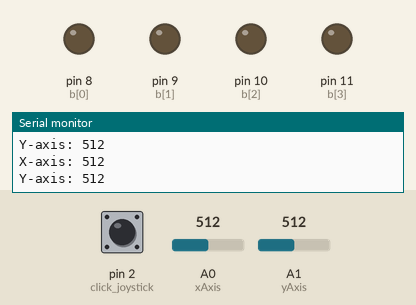
Simulated run of this sketch. Board: Arduino Uno, built with avr-gcc and run on an emulated ATmega328P. Shown: output pins drawn as LEDs (lit = HIGH), the last lines printed to the serial monitor. Inputs (shaded band) come from the test bench; at power-on: A0 (xAxis) = 512, A1 (yAxis) = 512, pin 2 (click_joystick) HIGH.

Above: at 1.2 s.
1.3 s: A0 (xAxis) set to 492
At 2.5 s:
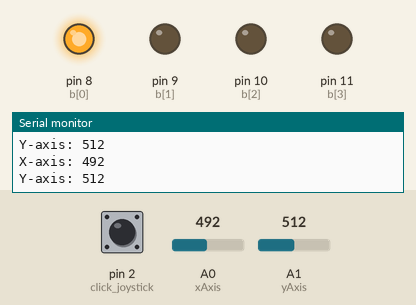
3.0 s: A1 (yAxis) set to 492
At 4.2 s:
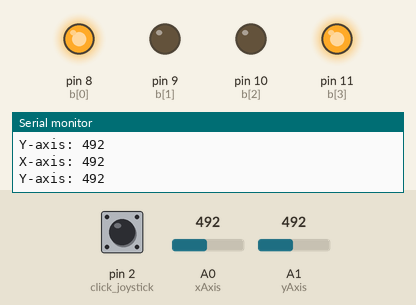
5.0 s: pin 2 (click_joystick) pulled LOW for 1 s
At 7.7 s:
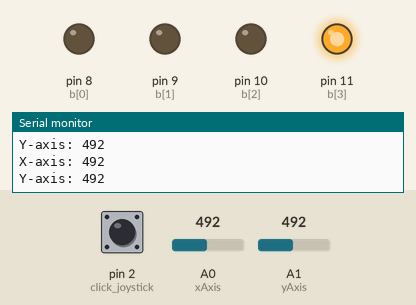
8.0 s: A1 (yAxis) set to 610
At 9.5 s:
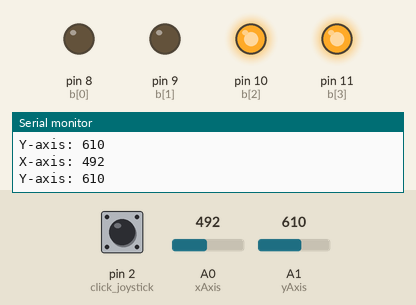
10.0 s: pin 2 (click_joystick) pulled LOW for 3.2 s
At 14.7 s:
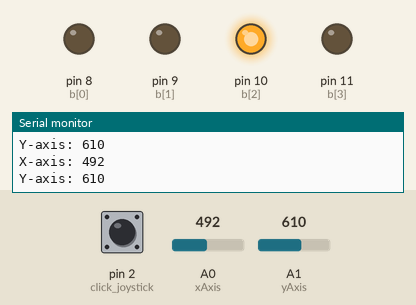
15.0 s: A1 (yAxis) set to 587
At 16.5 s:
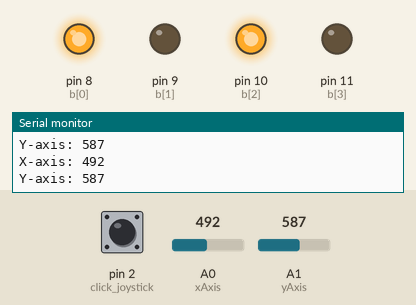
Timing chart, 0 to 18.0 s (numbered marks = the images above; inputs shaded):
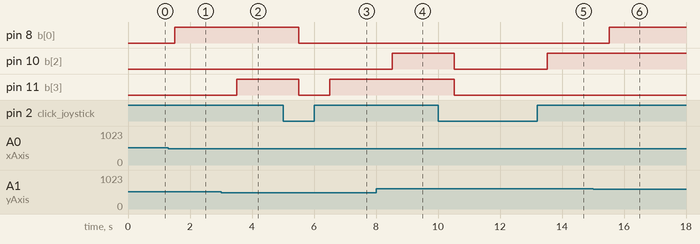

Measured:
- the behaviour switches between 500 and 499 on A0 (xAxis) (found by bisection; images 0 and 1)
- the behaviour switches between 500 and 499 on A1 (yAxis) (found by bisection; images 1 and 2)
- the behaviour switches between 601 and 600 on A1 (yAxis) (found by bisection; images 5 and 6)
- after the input at 1.3 s, pin 8 (b[0]): LOW → HIGH after 0.20 s
- after the input at 3.0 s, pin 11 (b[3]): LOW → HIGH after 0.51 s
- after the input at 5.0 s, pin 8 (b[0]): HIGH → LOW after 0.51 s; pin 11 (b[3]): HIGH → LOW after 0.51 s, → HIGH 1.0 s later
- after the input at 8.0 s, pin 10 (b[2]): LOW → HIGH after 0.52 s
- after the input at 10.0 s, pin 10 (b[2]): HIGH → LOW after 0.52 s, → HIGH 3.0 s later; pin 11 (b[3]): HIGH → LOW after 0.52 s
- after the input at 15.0 s, pin 8 (b[0]): LOW → HIGH after 0.53 s

The sketch:

cho102_lab5_part2.ino
```cpp
/*        Your Name & E-mail: Cindy Ho cho102@ucr.edu
*          Discussion Section: 23
*         Assignment: Lab #5  Exercise #2
*         Exercise Description: LED Joystick
*         I acknowledge all content contained herein, excluding template or example code, is my own original work.
*
*         Demo Link:
*/

enum States{INIT, UP, DOWN, LEFT, RIGHT, CLICK} SM1_state;
int period = 500;


// Array of Output Pin variables, set to the pins being used
const int b_size = 4;
const int b[b_size] = {8, 9, 10, 11};
const int xAxis = A0; // Recall that A0 is really a number under the hood.
const int yAxis = A1;
const int light_pattern_size = 5;
const char light_pattern[light_pattern_size] = {0x00, 0x01, 0x02, 0x04, 0x08};

const char sound_pattern_size = 2;
const double sound_pattern[sound_pattern_size] = {261.63, 293.66}; // C4, D4

const int buzzer = 3;
const int click_joystick = 2;

const int xAxis_median = 508; // Adjust this if needed
const int yAxis_median = 508;

// Reset the Output Buffer.
void resetBuffer() {
    for(int i = 0; i < b_size; i++) {
        // Note this is an arduino function call to the pins
        digitalWrite(b[i], LOW);
    }
}
// Writes to the buffer. Note this function ORs the current value with the new value
// Note that size is an optional argument with default size the same as the buffer
void writeBuffer(unsigned char b_temp, int size = b_size)
{
    for (int i = (size - 1); i >= 0; i--) {
        if ((b_temp >> i) & 0x01) {
        digitalWrite(b[i], HIGH);
        }
        else{
        digitalWrite(b[i], LOW);
        }
    }

}

void writeBuffer1(unsigned char b_temp, int size = b_size)
{
    for (int i = (size - 1); i >= 0; i--) {
        if ((b_temp >> i) & 0x01) {
        digitalWrite(b[i], HIGH);
        }
    }

}

int SM1_Tick(int state){
    //Read thing
    switch(state){ // State transitions
      case INIT:
         //State Transition
         if (analogRead(xAxis) < 500){
             state = LEFT;
         }
         if (analogRead(xAxis) > 600){
             state = RIGHT;
         }
         if (analogRead(yAxis) < 500){
             state = DOWN;
         }
         if (analogRead(yAxis) > 600){
             state = UP;
         }
         if (digitalRead(click_joystick) == 0){
             state = CLICK;
         }
        break;
      case LEFT:
        state = INIT;
        break;
      case RIGHT:
        state = INIT;
        break;
      case UP:
        state = INIT;
        break;
      case DOWN:
        state = INIT;
        break;
      case CLICK:
        state = INIT;
        break;

    }
    switch(state){ // State Action
      case INIT:
         //State Action
        break;
      case LEFT:
        writeBuffer1(light_pattern[1]);
        break;
      case RIGHT:
        writeBuffer1(light_pattern[2]);
        break;
      case UP:
        writeBuffer1(light_pattern[3]);
        break;
      case DOWN:
        writeBuffer1(light_pattern[4]);
        break;
      case CLICK:
        writeBuffer(light_pattern[0]);
        break;
    }

    return state;
}


void setup() {
    // OUTPUT is a defined macro in Arduino!
    pinMode(click_joystick, INPUT_PULLUP);
    for(int i = 0; i < b_size; i++)
        {
            pinMode(b[i], OUTPUT);
        }
    // We will also read from the serial monitor
    Serial.begin(9600);
}

void loop() {
    Serial.print("X-axis: ");
  Serial.print(analogRead(A0));
  Serial.print("\n");
  Serial.print("Y-axis: ");
  Serial.println(analogRead(A1));
  Serial.print("\n\n");
    SM1_state = (States)SM1_Tick(SM1_state);
    delay(period);

}
```
